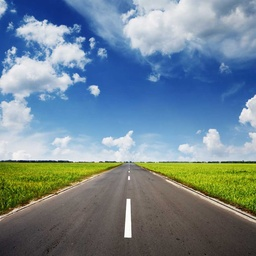
#> input picture HW2 LBP/road.jpg, 256 x 256 px, shrunk from 1000 x 1000 before the run; its folder holds 5 pictures in this run
$ python test.py
#> lines starting #> are read from the running program, lines starting #| are printed output that depends on the picture
# from skimage.feature import local_binary_pattern
import matplotlib.pyplot as plt
import cv2
import numpy as np
import time


# Target: Using LBP algorithm and take out the road
# LBP algorithm
# 1. 原始圖片轉灰階且設定 blocks 大小 (3x3)  OK
# 2. 取正中間點的值當成 threshold, 和周圍的區域進行比較(i if region > threshold else 0)  OK
# 3. 將周圍的區域按照順時針或逆時針旋轉並且以二進制(8bits)轉成 10 進制相加後, 計算後的值為該中心點的 LBP 值  OK
# 4. 做卷積運算, 得到這張圖片的所有的 LBP 值  OK
# 5. 繪製直方圖, x軸為 0~255, y軸為出現次數 half
# 5.2 動態調整 blocks
# 6. 將統計後的直方圖換成一個特徵向量(LBP 紋路特徵向量), 接著可用 SVM 等 ML 進行分類

def output_img(img, text):
    cv2.namedWindow(text, cv2.WINDOW_NORMAL)
    cv2.imshow(text, img)
    cv2.imwrite('%s.png' % text, img)


def draw_histogram(lbp_val):
    x = np.arange(0, 256)
    plt.bar(x, lbp_val)
    plt.title("LBP Bar Chart")
    plt.xlabel("Gray Scale")
    plt.ylabel("Times")
    plt.ylim(0, 100000)
    plt.show()
    pass


def bit_to_int(bits_matrix):
    # 先處理 3x3
    # counterclockwise 逆時針
    # direction: 右下, 右, 右上, 上, 左上, 左, 左下, 下
    pos = np.array([[3, 4, 5], [2, 0, 6], [1, 0, 7]])
    weight = np.power(2, pos)
    lbp_value = np.sum(weight * bits_matrix)
    return lbp_value


def my_lbp(img, r=1):
    size = 2 * r + 1
    y, x = img.shape

    # 建立一個周圍填充0且大於圖片長寬 2pixel 的 array
    con_img = np.zeros((y+2, x+2), dtype=np.uint16)
    con_img[1:y+1, 1:x+1] = img

    lbp_val = np.zeros(256, dtype=np.uint32)

    # split image
    for j in range(0, y):
        for i in range(0, x):
            target_bits = con_img[j:j+size, i:i+size]
            # partial comparison, cells center: r, r
            target_bits = np.where(target_bits > target_bits[r, r], 1, 0)
            pixel_lbp = bit_to_int(target_bits)
            lbp_val[pixel_lbp] += 1

    draw_histogram(lbp_val)


path = "./road.jpg"
road = cv2.imread(path)
#> road is the input picture: shape (256, 256, 3); mean B, G, R 146.6, 134.2, 114.1

# use my lbp
# step1:
road_gray = cv2.cvtColor(road, cv2.COLOR_BGR2GRAY)
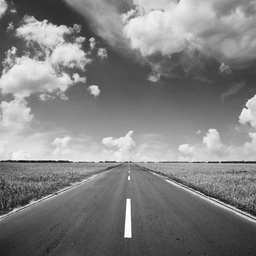
#> road_gray: shape (256, 256); min 7, max 255, mean 129.6
# output_img(road_gray, text='./road/road_gray')

# step2 to 5:
st = time.time()
my_lbp(road_gray)
#> in my_lbp, `con_img[1:y+1, 1:x+1] = img`:
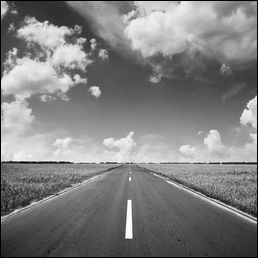
#> con_img: shape (258, 258) uint16; min 0, max 255, mean 127.6
#> in draw_histogram, `plt.show()`:
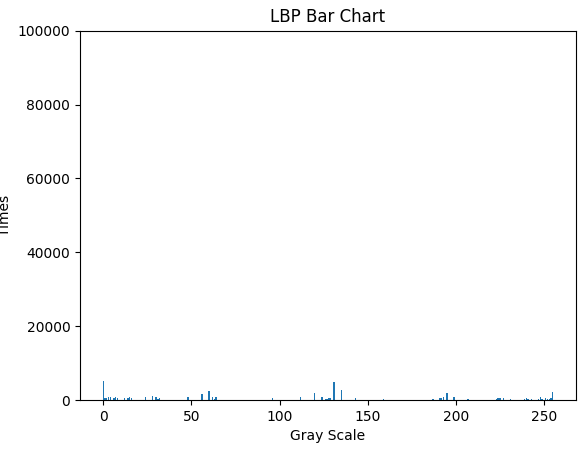
#> figure drawn by matplotlib, 1 panel; tallest bar 5101 high, from x = -0.4 to 0.4
end = time.time()
# print(val, np.sum(val))
print("spend time: ", end - st)  # spend time:  12.55710768699646 s

# ----------
# use scikit-image module lbp
# use matplotlib imshow lbp image
radius = 1
n_points = 8 * radius

# lbp method returns the dtype and value of the image(current only the image)
# default: dtype float64, value 0 to 255
# ror: dtype float64, value 0 to 255
# nri_uniform: dtype float64, value 0 to 58
# uniform: dtype float64, value 0 to 9
# var: dtype float64, value has han

# lbp = local_binary_pattern(road_gray, n_points, radius, method='var')
# print(lbp[30:40, 790:800])
# print(np.max(lbp), np.min(lbp))
# plt.imshow(lbp, cmap='gray')
# plt.show()

cv2.waitKey(0)
cv2.destroyAllWindows()
